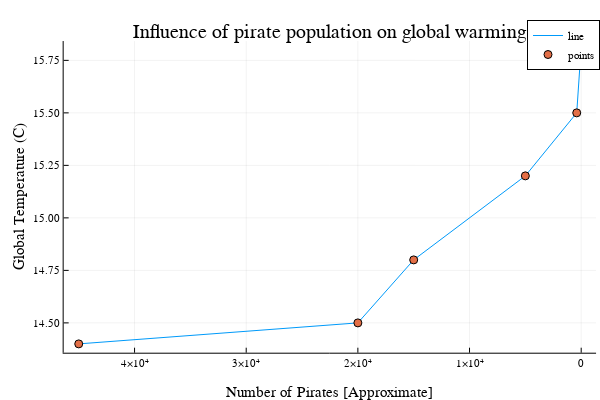

The notebook cell this image was saved under:
### Code cell
globaltemperatures = [14.4, 14.5, 14.8, 15.2, 15.5, 15.8]
numpirates = [45000, 20000, 15000, 5000, 400, 17];
plot(numpirates, globaltemperatures,  label="line")
scatter!(numpirates, globaltemperatures, label="points")
xflip!()
xlabel!("Number of Pirates [Approximate]")
ylabel!("Global Temperature (C)")
title!("Influence of pirate population on global warming")

### Figure 1 — Plotly figure (JSON) as saved in the notebook; plotly's stock layout.template omitted (floating-point values rounded to 4 significant figures)
{"data": [{"colorbar": {"title": ""}, "legendgroup": "line", "line": {"color": "rgba(0, 154, 250, 1.000)", "dash": "solid", "shape": "linear", "width": 1}, "mode": "lines", "name": "line", "showlegend": true, "type": "scatter", "x": [45000, 20000, 15000, 5000, 400, 17], "xaxis": "x1", "y": [14.4, 14.5, 14.8, 15.2, 15.5, 15.8], "yaxis": "y1", "zmax": null, "zmin": null}, {"colorbar": {"title": ""}, "legendgroup": "points", "marker": {"color": "rgba(227, 111, 71, 1.000)", "line": {"color": "rgba(0, 0, 0, 1.000)", "width": 1}, "size": 8, "symbol": "circle"}, "mode": "markers", "name": "points", "showlegend": true, "type": "scatter", "x": [45000, 20000, 15000, 5000, 400, 17], "xaxis": "x1", "y": [14.4, 14.5, 14.8, 15.2, 15.5, 15.8], "yaxis": "y1", "zmax": null, "zmin": null}], "layout": {"annotations": [{"font": {"color": "rgba(0, 0, 0, 1.000)", "family": "sans-serif", "size": 20}, "rotation": 0, "showarrow": false, "text": "Influence of pirate population on global warming", "x": 0.5498, "xanchor": "center", "xref": "paper", "y": 1, "yanchor": "top", "yref": "paper"}], "height": 400, "legend": {"bgcolor": "rgba(255, 255, 255, 1.000)", "bordercolor": "rgba(0, 0, 0, 1.000)", "borderwidth": 1, "font": {"color": "rgba(0, 0, 0, 1.000)", "family": "sans-serif", "size": 11}, "tracegroupgap": 0, "traceorder": "normal", "x": 1, "xanchor": "auto", "y": 1, "yanchor": "auto"}, "margin": {"b": 20, "l": 0, "r": 0, "t": 20}, "paper_bgcolor": "rgba(255, 255, 255, 1.000)", "plot_bgcolor": "rgba(255, 255, 255, 1.000)", "showlegend": true, "width": 600, "xaxis": {"anchor": "y1", "domain": [0.1061, 0.9934], "gridcolor": "rgba(0, 0, 0, 0.100)", "gridwidth": 0.5, "linecolor": "rgba(0, 0, 0, 1.000)", "mirror": false, "range": [46350.0, -1332.0], "showgrid": true, "showline": true, "showticklabels": true, "tickangle": 0, "tickcolor": "rgb(0, 0, 0)", "tickfont": {"color": "rgba(0, 0, 0, 1.000)", "family": "sans-serif", "size": 11}, "tickmode": "array", "ticks": "inside", "ticktext": ["0", "1×10⁴", "2×10⁴", "3×10⁴", "4×10⁴"], "tickvals": [0, 10000, 20000, 30000, 40000], "title": "Number of Pirates [Approximate]", "titlefont": {"color": "rgba(0, 0, 0, 1.000)", "family": "sans-serif", "size": 15}, "type": "-", "visible": true, "zeroline": false, "zerolinecolor": "rgba(0, 0, 0, 1.000)"}, "yaxis": {"anchor": "x1", "domain": [0.07581, 0.9415], "gridcolor": "rgba(0, 0, 0, 0.100)", "gridwidth": 0.5, "linecolor": "rgba(0, 0, 0, 1.000)", "mirror": false, "range": [14.36, 15.84], "showgrid": true, "showline": true, "showticklabels": true, "tickangle": 0, "tickcolor": "rgb(0, 0, 0)", "tickfont": {"color": "rgba(0, 0, 0, 1.000)", "family": "sans-serif", "size": 11}, "tickmode": "array", "ticks": "inside", "ticktext": ["14.50", "14.75", "15.00", "15.25", "15.50", "15.75"], "tickvals": [14.5, 14.75, 15, 15.25, 15.5, 15.75], "title": "Global Temperature (C)", "titlefont": {"color": "rgba(0, 0, 0, 1.000)", "family": "sans-serif", "size": 15}, "type": "-", "visible": true, "zeroline": false, "zerolinecolor": "rgba(0, 0, 0, 1.000)"}}}
